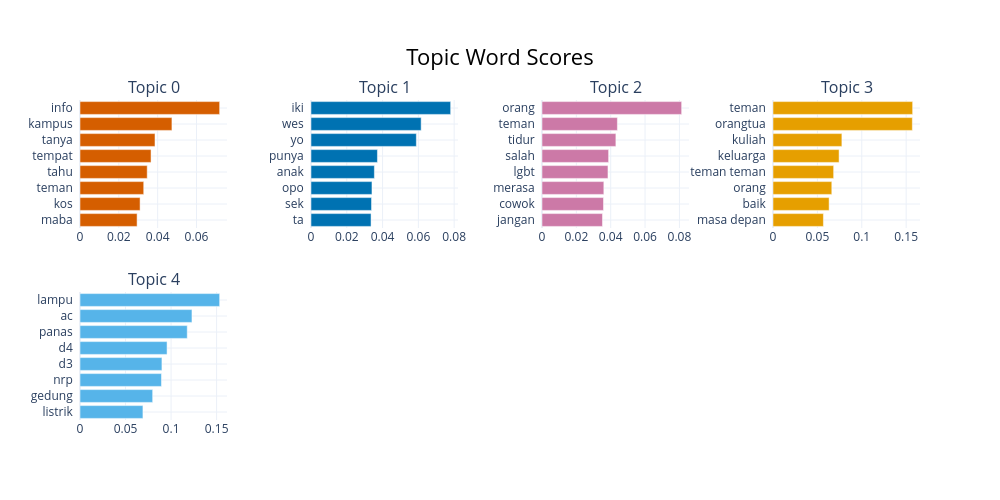
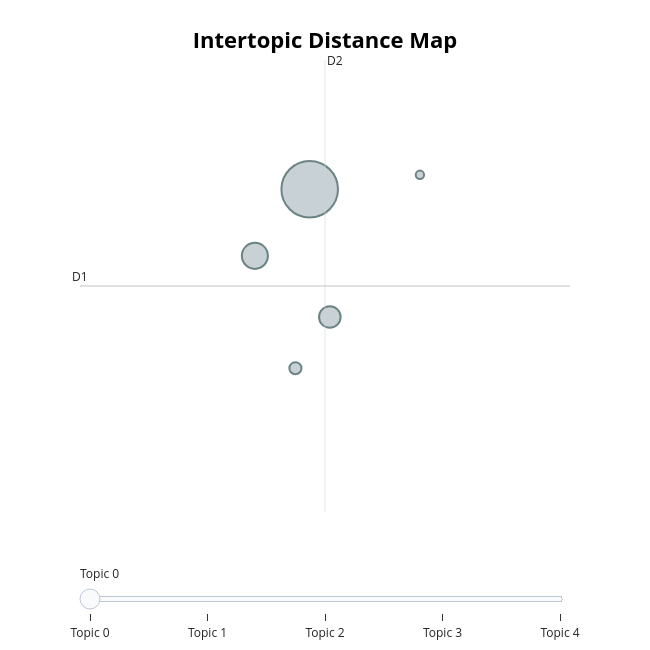
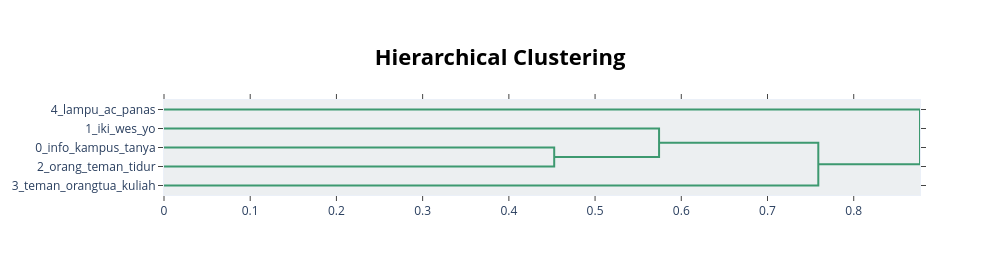
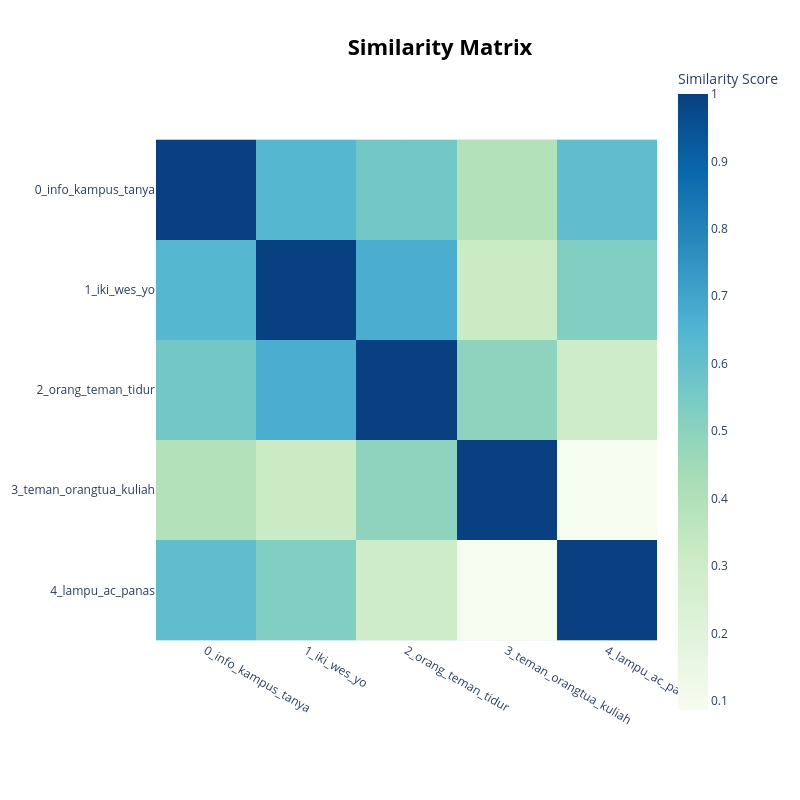

Here is the notebook cell these charts were saved with, in order:
### Markdown cell above
### Visualisasi (disimpan sebagai HTML interaktif di `outputs_teks/figures/`)

### Code cell
def show_and_save(make_fig, fname):
    try:
        fig = make_fig()
        fig.write_html(str(FIG_DIR / fname)); fig.show()
    except Exception as e:
        print(f"[skip {fname}] {type(e).__name__}: {e}")

n_real = len([t for t in info.Topic if t != -1])
show_and_save(lambda: topic_model.visualize_barchart(top_n_topics=min(12, n_real), n_words=8), "topic_barchart.html")
show_and_save(lambda: topic_model.visualize_topics(), "topic_intertopic_map.html")
show_and_save(lambda: topic_model.visualize_hierarchy(), "topic_hierarchy.html")
show_and_save(lambda: topic_model.visualize_heatmap(), "topic_similarity_heatmap.html")

### Figure 1 — Plotly figure (JSON) as saved in the notebook; plotly's stock layout.template omitted (floating-point values rounded to 4 significant figures)
{"data": [{"marker": {"color": "#D55E00"}, "orientation": "h", "type": "bar", "x": [0.0294, 0.03094, 0.03282, 0.03461, 0.03659, 0.03862, 0.04734, 0.07192], "xaxis": "x", "y": ["maba  ", "kos  ", "teman  ", "tahu  ", "tempat  ", "tanya  ", "kampus  ", "info  "], "yaxis": "y"}, {"marker": {"color": "#0072B2"}, "orientation": "h", "type": "bar", "x": [0.03356, 0.03383, 0.03407, 0.03542, 0.03713, 0.05888, 0.06156, 0.07805], "xaxis": "x2", "y": ["ta  ", "sek  ", "opo  ", "anak  ", "punya  ", "yo  ", "wes  ", "iki  "], "yaxis": "y2"}, {"marker": {"color": "#CC79A7"}, "orientation": "h", "type": "bar", "x": [0.03521, 0.0358, 0.036, 0.03841, 0.03878, 0.04301, 0.04389, 0.08131], "xaxis": "x3", "y": ["jangan  ", "cowok  ", "merasa  ", "lgbt  ", "salah  ", "tidur  ", "teman  ", "orang  "], "yaxis": "y3"}, {"marker": {"color": "#E69F00"}, "orientation": "h", "type": "bar", "x": [0.05681, 0.06321, 0.06624, 0.06833, 0.07446, 0.07762, 0.157, 0.1573], "xaxis": "x4", "y": ["masa depan  ", "baik  ", "orang  ", "teman teman  ", "keluarga  ", "kuliah  ", "orangtua  ", "teman  "], "yaxis": "y4"}, {"marker": {"color": "#56B4E9"}, "orientation": "h", "type": "bar", "x": [0.0691, 0.07979, 0.08945, 0.08996, 0.09559, 0.1178, 0.1229, 0.1533], "xaxis": "x5", "y": ["listrik  ", "gedung  ", "nrp  ", "d3  ", "d4  ", "panas  ", "ac  ", "lampu  "], "yaxis": "y5"}], "layout": {"annotations": [{"font": {"size": 16}, "showarrow": false, "text": "Topic 0", "x": 0.0875, "xanchor": "center", "xref": "paper", "y": 1, "yanchor": "bottom", "yref": "paper"}, {"font": {"size": 16}, "showarrow": false, "text": "Topic 1", "x": 0.3625, "xanchor": "center", "xref": "paper", "y": 1, "yanchor": "bottom", "yref": "paper"}, {"font": {"size": 16}, "showarrow": false, "text": "Topic 2", "x": 0.6375, "xanchor": "center", "xref": "paper", "y": 1, "yanchor": "bottom", "yref": "paper"}, {"font": {"size": 16}, "showarrow": false, "text": "Topic 3", "x": 0.9125, "xanchor": "center", "xref": "paper", "y": 1, "yanchor": "bottom", "yref": "paper"}, {"font": {"size": 16}, "showarrow": false, "text": "Topic 4", "x": 0.0875, "xanchor": "center", "xref": "paper", "y": 0.4, "yanchor": "bottom", "yref": "paper"}], "height": 500, "hoverlabel": {"bgcolor": "white", "font": {"family": "Rockwell", "size": 16}}, "showlegend": false, "title": {"font": {"color": "Black", "size": 22}, "text": "Topic Word Scores", "x": 0.5, "xanchor": "center", "yanchor": "top"}, "width": 1000, "xaxis": {"anchor": "y", "domain": [0, 0.175], "showgrid": true}, "xaxis2": {"anchor": "y2", "domain": [0.275, 0.45], "showgrid": true}, "xaxis3": {"anchor": "y3", "domain": [0.55, 0.725], "showgrid": true}, "xaxis4": {"anchor": "y4", "domain": [0.825, 1], "showgrid": true}, "xaxis5": {"anchor": "y5", "domain": [0, 0.175], "showgrid": true}, "xaxis6": {"anchor": "y6", "domain": [0.275, 0.45], "showgrid": true}, "xaxis7": {"anchor": "y7", "domain": [0.55, 0.725], "showgrid": true}, "xaxis8": {"anchor": "y8", "domain": [0.825, 1], "showgrid": true}, "yaxis": {"anchor": "x", "domain": [0.6, 1], "showgrid": true}, "yaxis2": {"anchor": "x2", "domain": [0.6, 1], "showgrid": true}, "yaxis3": {"anchor": "x3", "domain": [0.6, 1], "showgrid": true}, "yaxis4": {"anchor": "x4", "domain": [0.6, 1], "showgrid": true}, "yaxis5": {"anchor": "x5", "domain": [0, 0.4], "showgrid": true}, "yaxis6": {"anchor": "x6", "domain": [0, 0.4], "showgrid": true}, "yaxis7": {"anchor": "x7", "domain": [0, 0.4], "showgrid": true}, "yaxis8": {"anchor": "x8", "domain": [0, 0.4], "showgrid": true}}}

### Figure 2 — Plotly figure (JSON) as saved in the notebook; plotly's stock layout.template omitted (floating-point values rounded to 4 significant figures)
{"data": [{"customdata": [[0, "info | kampus | tanya | tempat | tahu", 3559], [1, "iki | wes | yo | punya | anak", 756], [2, "orang | teman | tidur | salah | lgbt", 518], [3, "teman | orangtua | kuliah | keluarga | teman teman", 163], [4, "lampu | ac | panas | d4 | d3", 78]], "hovertemplate": "<b>Topic %{customdata[0]}</b><br>%{customdata[1]}<br>Size: %{customdata[2]}", "legendgroup": "", "marker": {"color": "#B0BEC5", "line": {"color": "DarkSlateGrey", "width": 2}, "size": [3559, 756, 518, 163, 78], "sizemode": "area", "sizeref": 2.224, "symbol": "circle"}, "mode": "markers", "name": "", "orientation": "v", "showlegend": false, "type": "scatter", "x": [-7.332, -7.694, -7.2, -7.427, -6.605], "xaxis": "x", "y": [-9.95, -10.8, -11.58, -12.23, -9.766], "yaxis": "y"}], "layout": {"annotations": [{"showarrow": false, "text": "D1", "x": -8.848, "y": -11.19, "yshift": 10}, {"showarrow": false, "text": "D2", "x": -7.231, "xshift": 10, "y": -8.301}], "height": 650, "hoverlabel": {"bgcolor": "white", "font": {"family": "Rockwell", "size": 16}}, "legend": {"itemsizing": "constant", "tracegroupgap": 0}, "margin": {"t": 60}, "shapes": [{"line": {"color": "#CFD8DC", "width": 2}, "type": "line", "x0": -7.231, "x1": -7.231, "y0": -14.07, "y1": -8.301}, {"line": {"color": "#9E9E9E", "width": 2}, "type": "line", "x0": -8.848, "x1": -5.614, "y0": -11.19, "y1": -11.19}], "sliders": [{"active": 0, "pad": {"t": 50}, "steps": [{"args": [{"marker.color": [["red", "#B0BEC5", "#B0BEC5", "#B0BEC5", "#B0BEC5"]]}], "label": "Topic 0", "method": "update"}, {"args": [{"marker.color": [["#B0BEC5", "red", "#B0BEC5", "#B0BEC5", "#B0BEC5"]]}], "label": "Topic 1", "method": "update"}, {"args": [{"marker.color": [["#B0BEC5", "#B0BEC5", "red", "#B0BEC5", "#B0BEC5"]]}], "label": "Topic 2", "method": "update"}, {"args": [{"marker.color": [["#B0BEC5", "#B0BEC5", "#B0BEC5", "red", "#B0BEC5"]]}], "label": "Topic 3", "method": "update"}, {"args": [{"marker.color": [["#B0BEC5", "#B0BEC5", "#B0BEC5", "#B0BEC5", "red"]]}], "label": "Topic 4", "method": "update"}]}], "title": {"font": {"color": "Black", "size": 22}, "text": "<b>Intertopic Distance Map</b>", "x": 0.5, "xanchor": "center", "y": 0.95, "yanchor": "top"}, "width": 650, "xaxis": {"anchor": "y", "domain": [0, 1], "range": [-8.848, -5.614], "title": {"text": ""}, "visible": false}, "yaxis": {"anchor": "x", "domain": [0, 1], "range": [-14.07, -8.301], "title": {"text": ""}, "visible": false}}}

### Figure 3 — Plotly figure (JSON) as saved in the notebook; plotly's stock layout.template omitted (floating-point values rounded to 4 significant figures)
{"data": [{"hoverinfo": "text", "marker": {"color": "rgb(61,153,112)"}, "mode": "lines", "type": "scatter", "x": [0.0, 0.4526, 0.4526, 0.0], "xaxis": "x", "y": [-25.0, -25.0, -35.0, -35.0], "yaxis": "y"}, {"hoverinfo": "text", "marker": {"color": "rgb(61,153,112)"}, "mode": "lines", "type": "scatter", "x": [0.0, 0.5742, 0.5742, 0.4526], "xaxis": "x", "y": [-15.0, -15.0, -30.0, -30.0], "yaxis": "y"}, {"hoverinfo": "text", "marker": {"color": "rgb(61,153,112)"}, "mode": "lines", "type": "scatter", "x": [0.5742, 0.7589, 0.7589, 0.0], "xaxis": "x", "y": [-22.5, -22.5, -45.0, -45.0], "yaxis": "y"}, {"hoverinfo": "text", "marker": {"color": "rgb(61,153,112)"}, "mode": "lines", "type": "scatter", "x": [0.0, 0.8769, 0.8769, 0.7589], "xaxis": "x", "y": [-5.0, -5.0, -33.75, -33.75], "yaxis": "y"}], "layout": {"autosize": false, "height": 275, "hoverlabel": {"bgcolor": "white", "font": {"family": "Rockwell", "size": 16}}, "hovermode": "closest", "plot_bgcolor": "#ECEFF1", "showlegend": false, "title": {"font": {"color": "Black", "size": 22}, "text": "<b>Hierarchical Clustering</b>", "x": 0.5, "xanchor": "center", "yanchor": "top"}, "width": 1000, "xaxis": {"mirror": "allticks", "rangemode": "tozero", "showgrid": false, "showline": true, "showticklabels": true, "ticks": "outside", "type": "linear", "zeroline": false}, "yaxis": {"mirror": "allticks", "range": [-50, 0], "rangemode": "tozero", "showgrid": false, "showline": true, "showticklabels": true, "tickmode": "array", "ticks": "outside", "ticktext": ["4_lampu_ac_panas", "1_iki_wes_yo", "0_info_kampus_tanya", "2_orang_teman_tidur", "3_teman_orangtua_kuliah"], "tickvals": [-5, -15, -25, -35, -45], "type": "linear", "zeroline": false}}}

### Figure 4 — Plotly figure (JSON) as saved in the notebook; plotly's stock layout.template omitted (floating-point values rounded to 4 significant figures)
{"data": [{"coloraxis": "coloraxis", "hovertemplate": "x: %{x}<br>y: %{y}<br>Similarity Score: %{z}<extra></extra>", "name": "0", "type": "heatmap", "x": ["0_info_kampus_tanya", "1_iki_wes_yo", "2_orang_teman_tidur", "3_teman_orangtua_kuliah", "4_lampu_ac_panas"], "xaxis": "x", "y": ["0_info_kampus_tanya", "1_iki_wes_yo", "2_orang_teman_tidur", "3_teman_orangtua_kuliah", "4_lampu_ac_panas"], "yaxis": "y", "z": [[1.0, 0.6359, 0.5625, 0.3966, 0.6119], [0.6359, 1.0, 0.6713, 0.3175, 0.5286], [0.5625, 0.6713, 1.0, 0.4985, 0.297], [0.3966, 0.3175, 0.4985, 1.0, 0.08627], [0.6119, 0.5286, 0.297, 0.08627, 1.0]]}], "layout": {"coloraxis": {"autocolorscale": false, "colorbar": {"title": {"text": "Similarity Score"}}, "colorscale": [[0, "rgb(247,252,240)"], [0.125, "rgb(224,243,219)"], [0.25, "rgb(204,235,197)"], [0.375, "rgb(168,221,181)"], [0.5, "rgb(123,204,196)"], [0.625, "rgb(78,179,211)"], [0.75, "rgb(43,140,190)"], [0.875, "rgb(8,104,172)"], [1, "rgb(8,64,129)"]]}, "height": 800, "hoverlabel": {"bgcolor": "white", "font": {"family": "Rockwell", "size": 16}}, "legend": {"title": {"text": "Trend"}}, "margin": {"t": 60}, "showlegend": true, "title": {"font": {"color": "Black", "size": 22}, "text": "<b>Similarity Matrix</b>", "x": 0.55, "xanchor": "center", "y": 0.95, "yanchor": "top"}, "width": 800, "xaxis": {"anchor": "y", "constrain": "domain", "domain": [0, 1], "scaleanchor": "y"}, "yaxis": {"anchor": "x", "autorange": "reversed", "constrain": "domain", "domain": [0, 1]}}}
